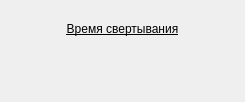
<?xml version="1.0" encoding="UTF-8"?>
<ui version="4.0">
 <class>Ko1</class>
 <widget class="QWidget" name="Ko1">
  <property name="geometry">
   <rect>
    <x>0</x>
    <y>0</y>
    <width>245</width>
    <height>102</height>
   </rect>
  </property>
  <property name="windowTitle">
   <string>Form</string>
  </property>
  <layout class="QVBoxLayout" name="verticalLayout">
   <item>
    <widget class="QLabel" name="label">
     <property name="sizePolicy">
      <sizepolicy hsizetype="Preferred" vsizetype="Preferred">
       <horstretch>0</horstretch>
       <verstretch>0</verstretch>
      </sizepolicy>
     </property>
     <property name="text">
      <string>&lt;html&gt;&lt;head/&gt;&lt;body&gt;&lt;p&gt;&lt;span style=&quot; text-decoration: underline;&quot;&gt;Время свертывания&lt;/span&gt;&lt;/p&gt;&lt;/body&gt;&lt;/html&gt;</string>
     </property>
     <property name="alignment">
      <set>Qt::AlignCenter</set>
     </property>
    </widget>
   </item>
   <item>
    <widget class="StartMeasurment" name="widget" native="true"/>
   </item>
  </layout>
 </widget>
 <customwidgets>
  <customwidget>
   <class>StartMeasurment</class>
   <extends>QWidget</extends>
   <header location="global">startmeasurment.h</header>
   <container>1</container>
  </customwidget>
 </customwidgets>
 <resources/>
 <connections/>
</ui>
